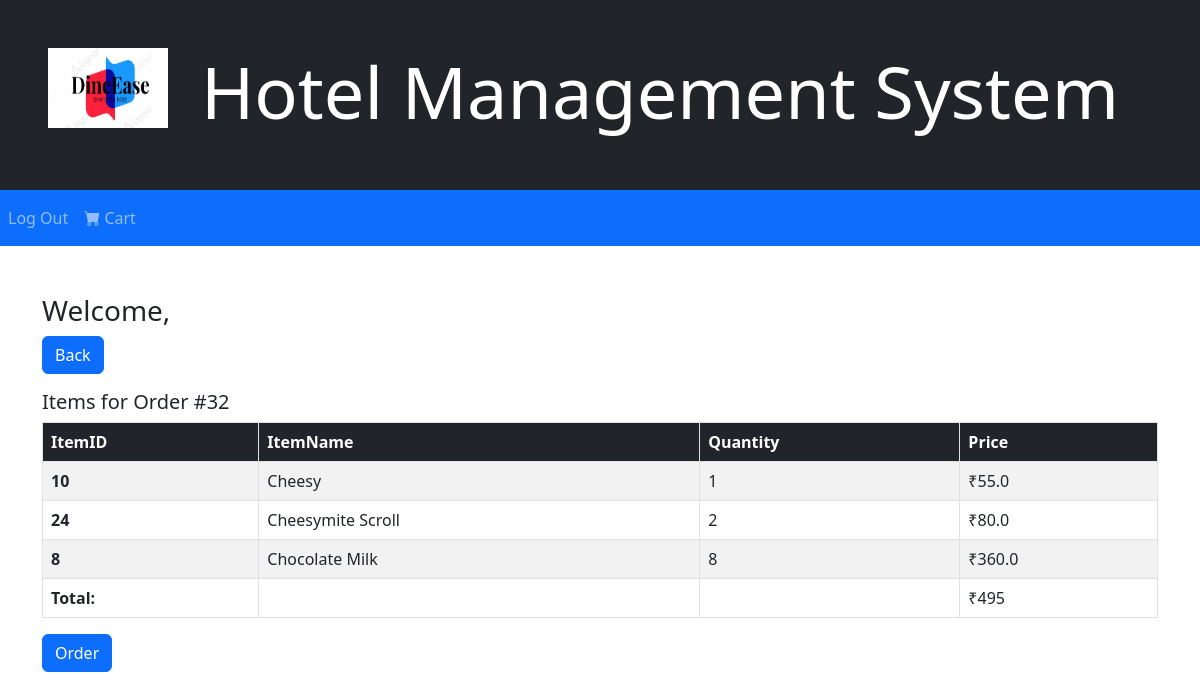
Screenshot of /orders/32 (signed in) with the database file from the repository.
### tables this page shows
CREATE TABLE "OrderItems" (
	"OrderItemID"	INTEGER NOT NULL UNIQUE,
	"OrderID"	INTEGER,
	"ItemID"	INTEGER,
	"ItemQuantity"	INTEGER,
	FOREIGN KEY("ItemID") REFERENCES "Items"("itemID"),
	FOREIGN KEY("OrderID") REFERENCES "Orders"("OrderID"),
	PRIMARY KEY("OrderItemID" AUTOINCREMENT)
);

CREATE TABLE "Items" (
	"itemID"	INTEGER NOT NULL UNIQUE,
	"ItemName"	TEXT UNIQUE,
	"ItemDescription"	TEXT,
	"ItemPrice"	REAL,
	"Category"	TEXT,
	PRIMARY KEY("itemID" AUTOINCREMENT)
);

CREATE TABLE "Orders" (
	"OrderID"	INTEGER NOT NULL UNIQUE,
	"UserID"	INTEGER,
	"Date"	TEXT,
	"TotalPrice"	INTEGER,
	"CollectionTime"	TEXT,
	PRIMARY KEY("OrderID" AUTOINCREMENT),
	FOREIGN KEY("UserID") REFERENCES "Users"("UserID")
);

### app.py (the view)
@app.route("/orders/<OrderID>")
def vieworder(OrderID): #OrderID is passed through
    try: #fetches orderitems from the database
        orderitems = fetchQuery(f"SELECT OrderItems.ItemID, Items.ItemName, ItemQuantity, Items.ItemPrice FROM OrderItems INNER JOIN Items on items.ItemID = OrderItems.ItemID WHERE OrderID = {OrderID}")
        print(orderitems)
        orderlists = []
        count = 0
        for item in orderitems: #changes the price to the product of price and quantity, for total price for every item
            orderlist = list(orderitems[count]) #by converting the query result to a list so it can be changed
            orderlist[3] = orderlist[3]*orderlist[2]
            orderlists.append(orderlist)
            count +=1
        orderitems = tuple(orderlists) #converts back into a tuple
        print(orderitems)
        orderprice = fetchQuery(f"SELECT TotalPrice FROM Orders WHERE OrderID = {OrderID}") #fetches orderprice from database
    except:
        orderprice=0
        orderitems=0
        print("exception")
    return render_template("vieworder.html", orderprice=orderprice[0][0], orderitems=orderitems, username = session["login"]["username"], OrderID = OrderID)#renders the page with appropriate variables

### app.py (called while the page is built)
def fetchQuery(query):
    sqlite3.connect(db).row_factory = sqlite3.Row #sets up row factory
    cur=sqlite3.connect(db).cursor()
    cur.execute(query)
    result = cur.fetchall() # stores the query results
    return result

### templates/vieworder.html (shortened to what this page needs)
<html>
    <head>
        <link rel="stylesheet" href="../static/css/styles.css"/>
        <link rel="stylesheet" href="https://cdn.jsdelivr.net/npm/bootstrap-icons@1.5.0/font/bootstrap-icons.css">
        <link href="https://cdn.jsdelivr.net/npm/bootstrap@5.2.0/dist/css/bootstrap.min.css" rel="stylesheet">
    </head>
    <body>
        <div class="container-fluid bg-dark text-white text-left p-5 w-100">
            <img src="../static/images/logo.png" class="float-start" style="width:120px;height:80px">
            <h1 class="display-2" style="text-align: center;" >Hotel Management System</h1>
        </div>
        <nav class="navbar navbar-expand-sm bg-primary navbar-dark sticky-top">
            <ul class="navbar-nav nav">
              <li class="nav-item">
                    <a class="nav-link" href="/login">Log Out</a>
              </li>
            </ul>
            <ul class="navbar-nav nav mr-3 float-end">
              <li class="nav-item">
                <a class="nav-link" href="/retail/cart"><i class="bi bi-cart-fill"></i> Cart</a>
              </li>
            </ul>
        </nav>
        <div class="container my-5">
            <p class="h3">Welcome, {{ username }}</p>
            {% if username == "admin" %}
                <a href="/staff" class="btn btn-primary">Back</a>
            {% else %}
                <a href="/retail/options" class="btn btn-primary">Back</a>
            {% endif %}
            <p class="h3 lead w-10 mt-3">Items for Order #{{ OrderID }}</p>
            <table class="table table-striped table-bordered">
                <thead class="bg-dark text-white">
                    <tr>
                        <th scope="col">ItemID</th>
                        <th scope="col">ItemName</th>
                        <th scope="col">Quantity</th>
                        <th scope="col">Price</th>
                    </tr>
                </thead>
                <tbody>
                    {% for row in orderitems %}
                        <tr>
                            <th scope="row">{{ row[0] }}</th>
                            <td>{{ row[1] }}</td>
                            <td>{{ row[2] }}</td>
                            <td>₹{{ row[3] }}</td>
                        </tr>
                    {% endfor %}
                    <tr>
                        <th scope="row">Total:</th>
                        <td></td>
                        <td></td>
                        <td>₹{{ orderprice }}</td>
                    </tr>
                </tbody>
            </table>
            <button onclick="reorder({{ OrderID }})" class="btn btn-primary">Order</button>
        </div>
    </body>
</html>

### rows the page displays
OrderItems: ItemID "10", ItemName "Cheesy", ItemQuantity "1", ItemPrice "55.0"
OrderItems: ItemID "24", ItemName "Cheesymite Scroll", ItemQuantity "2", row "80.0"
OrderItems: ItemID "8", ItemName "Chocolate Milk", ItemQuantity "8", row "360.0"
Orders: TotalPrice "495"

### other values shown
{{ OrderID }} "32"
